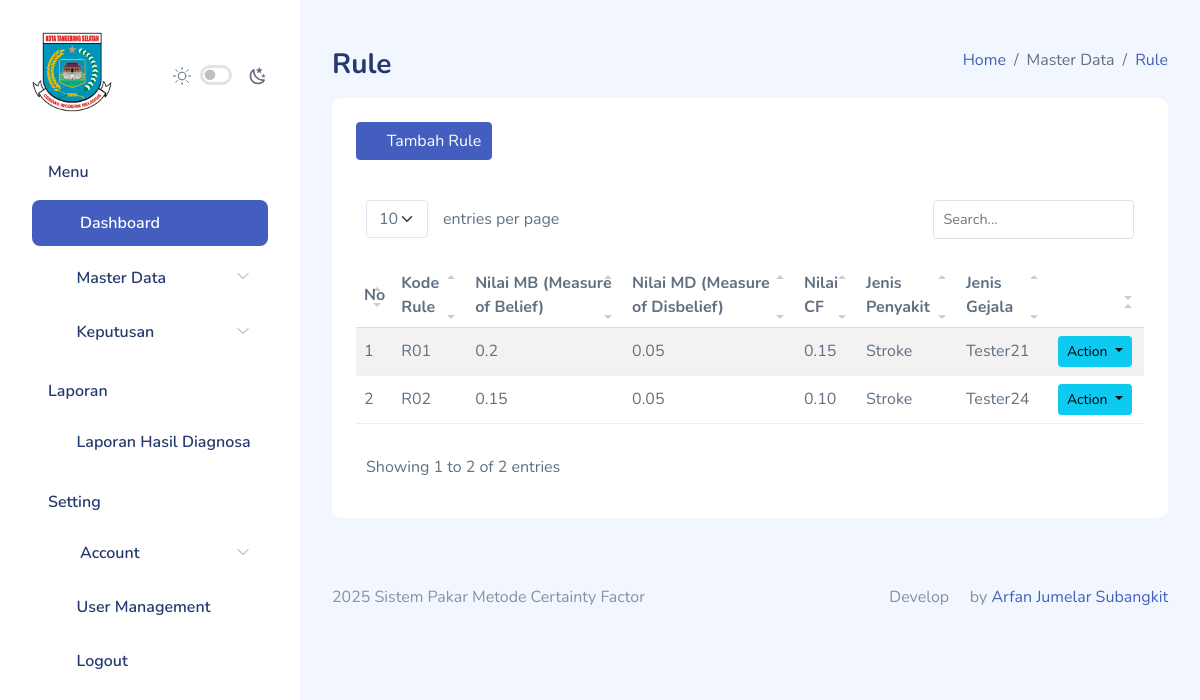
The page /rule/index.php (signed in) on the database as committed earlier.
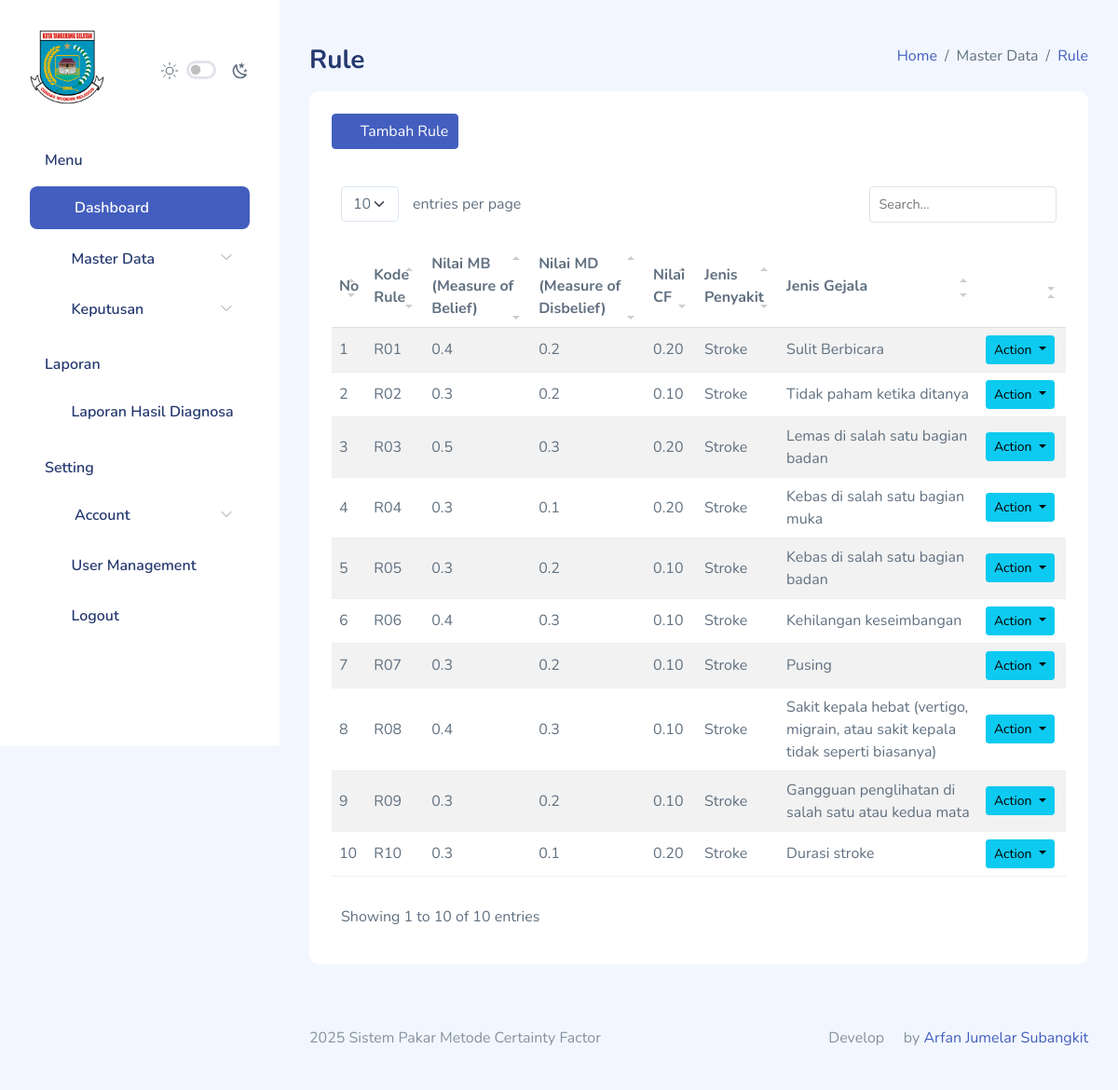
The same page on the database as committed later.
### tables this page shows
CREATE TABLE `rule` (
  `id_rule` int(11) NOT NULL,
  `kode_rule` varchar(10) NOT NULL,
  `id_penyakit` int(11) NOT NULL,
  `id_gejala` int(11) NOT NULL,
  `nilai_mb` float NOT NULL,
  `nilai_md` float NOT NULL,
  `created_at` timestamp NOT NULL DEFAULT current_timestamp(),
  `updated_at` timestamp NULL DEFAULT NULL
);

CREATE TABLE `penyakit` (
  `id_penyakit` int(11) NOT NULL,
  `kode_penyakit` varchar(10) NOT NULL,
  `nama_penyakit` varchar(250) NOT NULL,
  `deskripsi` varchar(250) NOT NULL,
  `solusi` varchar(250) NOT NULL,
  `created_at` timestamp NOT NULL DEFAULT current_timestamp(),
  `updated_at` timestamp NULL DEFAULT NULL
);

CREATE TABLE `gejala` (
  `id_gejala` int(11) NOT NULL,
  `kode_gejala` varchar(5) NOT NULL,
  `nama_gejala` varchar(250) NOT NULL,
  `created_at` timestamp NOT NULL DEFAULT current_timestamp(),
  `updated_at` timestamp NULL DEFAULT NULL
);

### functions.php (called while the page is built, shortened)
<?php
$db = mysqli_connect("localhost", "root", "", "dev-arfan");
function query($query)
{
    global $db;
    $result = mysqli_query($db, $query);
    $rows = [];
    if ($result) {
        if (mysqli_num_rows($result) > 0) {
            while ($row = mysqli_fetch_assoc($result)) {
                $rows[] = $row;
            }
        }
    } else {
        echo "Error: " . mysqli_error($db);
    }
    return $rows;
}

### rule/index.php (the view, shortened to what the changed rows need)
<?php
$rule = query("
    SELECT
        rule.*,
        penyakit.nama_penyakit,
        gejala.nama_gejala
    FROM rule
    JOIN penyakit ON rule.id_penyakit = penyakit.id_penyakit
    JOIN gejala ON rule.id_gejala = gejala.id_gejala
    ORDER BY kode_rule ASC
");
?>
<!DOCTYPE html>
<html lang="en">
<head>
    <link rel="stylesheet" href="../assets/extensions/simple-datatables/style.css">
    <link rel="stylesheet" href="../assets/compiled/css/table-datatable.css">
    <link rel="stylesheet" href="../assets/compiled/css/app.css">
    <link rel="stylesheet" href="../assets/compiled/css/app-dark.css">
    <link rel="stylesheet" href="../assets/compiled/css/iconly.css">
    <link rel="stylesheet" href="../assets/extensions/@fortawesome/fontawesome-free/css/all.min.css">
</head>
<body>
    <div id="app">
        <div id="main">
            <div class="page-heading">
                <section class="section">
                    <div class="card">
                        <div class="card-header">
                            <h5 class="card-title">
                            </h5>
                        </div>
                        <div class="card-body">
                            <table class="table table-striped mt-3" id="table1">
                                <thead>
                                    <tr>
                                        <th>No</th>
                                        <th>Kode Rule</th>
                                        <th>Nilai MB (Measure of Belief)</th>
                                        <th>Nilai MD (Measure of Disbelief)</th>
                                        <th>Nilai CF</th>
                                        <th>Jenis Penyakit</th>
                                        <th>Jenis Gejala</th>
                                        <th></th>
                                    </tr>
                                </thead>
                                <tbody>
                                    <?php foreach ($rule as $i => $r): ?>
                                        <tr>
                                            <td><?= $i + 1; ?></td>
                                            <td><?= $r["kode_rule"]; ?></td>
                                            <td><?= $r["nilai_mb"]; ?></td>
                                            <td><?= $r["nilai_md"]; ?></td>
                                            <td><?= number_format($r["nilai_mb"] - $r["nilai_md"], 2); ?></td>
                                            <td><?= $r["nama_penyakit"]; ?></td>
                                            <td><?= $r["nama_gejala"]; ?></td>
                                            <td>
                                                <div class="dropdown">
                                                    <button class="btn btn-sm btn-info dropdown-toggle me-1" type="button"
                                                        id="dropdownMenuButton3" data-bs-toggle="dropdown" aria-haspopup="true"
                                                        aria-expanded="false">
                                                        Action
                                                    </button>
                                                </div>
                                            </td>
                                        </tr>
                                    <?php endforeach; ?>
                                </tbody>
                            </table>
                        </div>
                    </div>
                </section>
            </div>
        </div>
    </div>
</body>
</html>

Rows that differ between the two databases and show on the page:
removed rule: kode_rule "R01", nilai_mb "0.2", nilai_md "0.05", $r["nilai_mb"] - $r["nilai_md"] "0.15", id_penyakit.nama_penyakit "Stroke", id_gejala.nama_gejala "Tester21"
removed rule: kode_rule "R02", nilai_mb "0.15", nilai_md "0.05", $r["nilai_mb"] - $r["nilai_md"] "0.10", id_penyakit.nama_penyakit "Stroke", id_gejala.nama_gejala "Tester24"
added rule: kode_rule "R01", nilai_mb "0.4", nilai_md "0.2", $r["nilai_mb"] - $r["nilai_md"] "0.20", id_penyakit.nama_penyakit "Stroke", id_gejala.nama_gejala "Sulit Berbicara"
added rule: kode_rule "R02", nilai_mb "0.3", nilai_md "0.2", $r["nilai_mb"] - $r["nilai_md"] "0.10", id_penyakit.nama_penyakit "Stroke", id_gejala.nama_gejala "Tidak paham ketika ditanya"
added rule: kode_rule "R03", nilai_mb "0.5", nilai_md "0.3", $r["nilai_mb"] - $r["nilai_md"] "0.20", id_penyakit.nama_penyakit "Stroke", id_gejala.nama_gejala "Lemas di salah satu bagian badan"
added rule: kode_rule "R04", nilai_mb "0.3", nilai_md "0.1", $r["nilai_mb"] - $r["nilai_md"] "0.20", id_penyakit.nama_penyakit "Stroke", id_gejala.nama_gejala "Kebas di salah satu bagian muka"
added rule: kode_rule "R05", nilai_mb "0.3", nilai_md "0.2", $r["nilai_mb"] - $r["nilai_md"] "0.10", id_penyakit.nama_penyakit "Stroke", id_gejala.nama_gejala "Kebas di salah satu bagian badan"
added rule: kode_rule "R06", nilai_mb "0.4", nilai_md "0.3", $r["nilai_mb"] - $r["nilai_md"] "0.10", id_penyakit.nama_penyakit "Stroke", id_gejala.nama_gejala "Kehilangan keseimbangan"
added rule: kode_rule "R07", nilai_mb "0.3", nilai_md "0.2", $r["nilai_mb"] - $r["nilai_md"] "0.10", id_penyakit.nama_penyakit "Stroke", id_gejala.nama_gejala "Pusing"
added rule: kode_rule "R08", nilai_mb "0.4", nilai_md "0.3", $r["nilai_mb"] - $r["nilai_md"] "0.10", id_penyakit.nama_penyakit "Stroke", id_gejala.nama_gejala "Sakit kepala hebat (vertigo, migrain, atau sakit kepala tidak seperti biasanya)"
added rule: kode_rule "R09", nilai_mb "0.3", nilai_md "0.2", $r["nilai_mb"] - $r["nilai_md"] "0.10", id_penyakit.nama_penyakit "Stroke", id_gejala.nama_gejala "Gangguan penglihatan di salah satu atau kedua mata"
added rule: kode_rule "R10", nilai_mb "0.3", nilai_md "0.1", $r["nilai_mb"] - $r["nilai_md"] "0.20", id_penyakit.nama_penyakit "Stroke", id_gejala.nama_gejala "Durasi stroke"
Other text that changed with them:
text written by a page script: "entries per page Showing 1 to 2 of 2 entries" → "entries per page Showing 1 to 10 of 10 entries"
